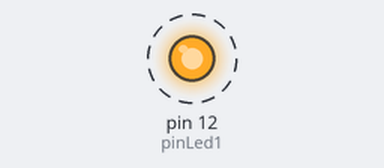
Recording of a sketch running on a simulated Arduino Uno, built with avr-gcc and run on an emulated ATmega328P. On the bench: output pins drawn as LEDs (lit = HIGH). Dashed ring = blinking.

Above: at 0.5 s.
Timing chart, 0 to 4.6 s (numbered marks = the images above):
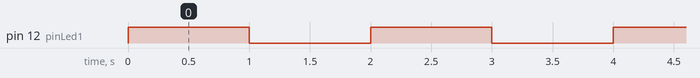

Measured:
- by itself, pin 12 (pinLed1): alternates HIGH for 1.0 s and LOW for 1.0 s

The sketch:

program1.ino
```cpp
int pinLed1 = 12; // ordet "pinLed1" är nu samma sak som att
                  // skriva siffran 12
void setup() {
  // put your setup code here, to run once:
  // Sätts att användas för output, skicka ström
  pinMode(pinLed1,OUTPUT);

}

void loop() {
  // put your main code here, to run repeatedly:
  digitalWrite(pinLed1,HIGH); // Stömmen på
  delay(1000); // Paus 1 sekund
  digitalWrite(pinLed1,LOW); // Stömmen av
  delay(1000); // Paus 1 sekund


}
```
